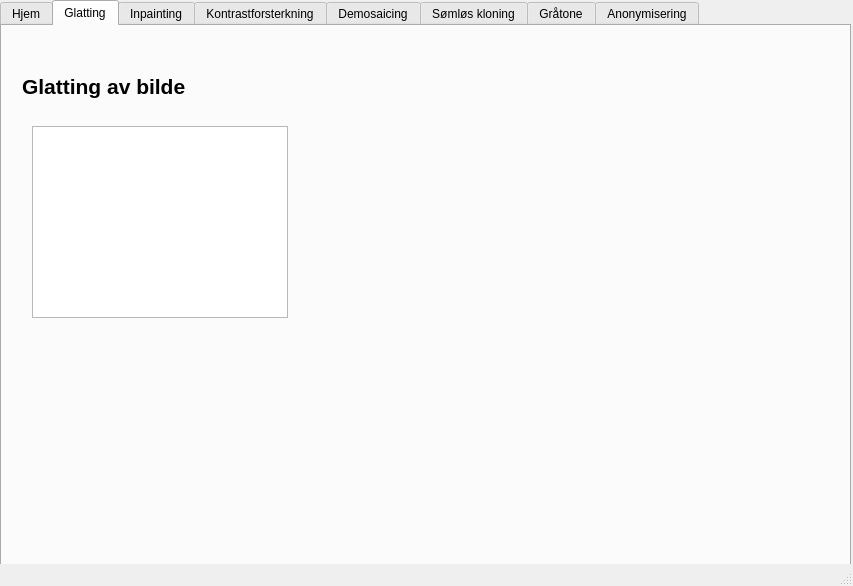
<?xml version="1.0" encoding="UTF-8"?>
<ui version="4.0">
 <class>MainWindow</class>
 <widget class="QMainWindow" name="MainWindow">
  <property name="geometry">
   <rect>
    <x>0</x>
    <y>0</y>
    <width>853</width>
    <height>586</height>
   </rect>
  </property>
  <property name="windowTitle">
   <string>MainWindow</string>
  </property>
  <widget class="QWidget" name="centralwidget">
   <widget class="QTabWidget" name="tabWidget">
    <property name="geometry">
     <rect>
      <x>0</x>
      <y>0</y>
      <width>851</width>
      <height>571</height>
     </rect>
    </property>
    <property name="tabPosition">
     <enum>QTabWidget::North</enum>
    </property>
    <property name="tabShape">
     <enum>QTabWidget::Rounded</enum>
    </property>
    <property name="currentIndex">
     <number>1</number>
    </property>
    <property name="usesScrollButtons">
     <bool>true</bool>
    </property>
    <property name="documentMode">
     <bool>false</bool>
    </property>
    <widget class="QWidget" name="home">
     <attribute name="title">
      <string>Hjem</string>
     </attribute>
     <widget class="QLabel" name="label">
      <property name="geometry">
       <rect>
        <x>30</x>
        <y>20</y>
        <width>811</width>
        <height>61</height>
       </rect>
      </property>
      <property name="font">
       <font>
        <pointsize>20</pointsize>
        <weight>75</weight>
        <italic>true</italic>
        <bold>true</bold>
        <underline>true</underline>
       </font>
      </property>
      <property name="text">
       <string>Vitenskapelig Programmering, Prosjekt 2020</string>
      </property>
     </widget>
    </widget>
    <widget class="QWidget" name="glatting">
     <attribute name="title">
      <string>Glatting</string>
     </attribute>
     <widget class="QLabel" name="label_2">
      <property name="geometry">
       <rect>
        <x>20</x>
        <y>30</y>
        <width>811</width>
        <height>61</height>
       </rect>
      </property>
      <property name="font">
       <font>
        <pointsize>16</pointsize>
        <weight>75</weight>
        <italic>false</italic>
        <bold>true</bold>
        <underline>false</underline>
       </font>
      </property>
      <property name="text">
       <string>Glatting av bilde</string>
      </property>
     </widget>
     <widget class="QGraphicsView" name="graphicsView">
      <property name="geometry">
       <rect>
        <x>30</x>
        <y>100</y>
        <width>256</width>
        <height>192</height>
       </rect>
      </property>
     </widget>
    </widget>
    <widget class="QWidget" name="inpainting">
     <attribute name="title">
      <string>Inpainting</string>
     </attribute>
    </widget>
    <widget class="QWidget" name="kontrastforsterkning">
     <attribute name="title">
      <string>Kontrastforsterkning</string>
     </attribute>
    </widget>
    <widget class="QWidget" name="demosaicing">
     <attribute name="title">
      <string>Demosaicing</string>
     </attribute>
    </widget>
    <widget class="QWidget" name="tab_2">
     <attribute name="title">
      <string>Sømløs kloning</string>
     </attribute>
    </widget>
    <widget class="QWidget" name="tab_3">
     <attribute name="title">
      <string>Gråtone</string>
     </attribute>
    </widget>
    <widget class="QWidget" name="anonymisering">
     <attribute name="title">
      <string>Anonymisering</string>
     </attribute>
    </widget>
   </widget>
  </widget>
  <widget class="QStatusBar" name="statusbar"/>
 </widget>
 <resources/>
 <connections/>
</ui>
